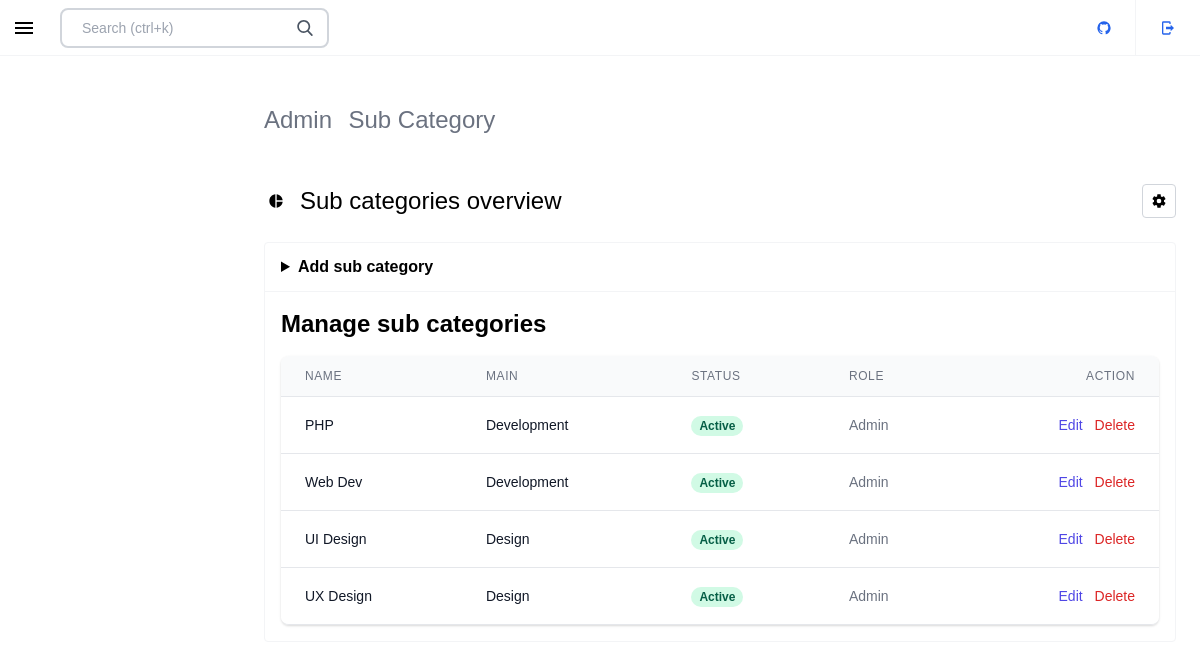
/admin/index.php?sub_cat (signed in), run on the app's committed database.
### tables this page shows
CREATE TABLE `sub_categories` (
  `sub_cat_id` int(11) NOT NULL AUTO_INCREMENT,
  `sub_cat_name` varchar(32) DEFAULT NULL,
  `cat_id` int(11) DEFAULT NULL,
  PRIMARY KEY (`sub_cat_id`),
  KEY `cat_id` (`cat_id`),
  CONSTRAINT `sub_categories_ibfk_1` FOREIGN KEY (`cat_id`) REFERENCES `categories` (`cat_id`) ON DELETE CASCADE
);

CREATE TABLE `categories` (
  `cat_id` int(11) NOT NULL AUTO_INCREMENT,
  `cat_name` varchar(32) DEFAULT NULL,
  `slug` varchar(32) DEFAULT NULL,
  PRIMARY KEY (`cat_id`)
);

### admin/inc/function.php (called while the page is built, shortened)
<?php
function select_sub_categories()
{
    include("inc/connect.php");
    $sel_cat = $con->prepare("select c.cat_name, s.sub_cat_name, s.sub_cat_id from categories c inner join sub_categories s on c.cat_id=s.cat_id");
    $sel_cat->setFetchMode(PDO::FETCH_ASSOC);
    $sel_cat->execute();
    $cats = array();
    while ($row = $sel_cat->fetch()) {
        array_push($cats, array("name" => $row["sub_cat_name"], "id" => $row["sub_cat_id"], "cat_name" => $row["cat_name"]));
    }
    return $cats;
}

### admin/inc/sub_category/sub_category.php (the view, shortened to what this page needs)
<section class="p-6">
    <div class="justify-between items-center block md:flex">
        <div class="flex shrink-0 grow-0 items-center justify-center mb-6 md:mb-0">
            <ul>
                <li class="title-stack-item inline-block pr-3 text-2xl text-gray-500 dark:text-gray-400 last:pr-0 last:font-black last:text-black dark:text-gray-100" data-v-fecf18ac="">Admin</li>
                <li class="title-stack-item inline-block pr-3 text-2xl text-gray-500 dark:text-gray-400 last:pr-0 last:font-black last:text-black dark:text-gray-100" data-v-fecf18ac="">Sub Category</li>
            </ul>
        </div>
    </div>
</section>
<section class="px-0 md:px-6 py-6">
    <section class="px-6 sm:px-0 mb-6 flex items-center justify-between">
        <div class="flex items-center justify-start"><span class="inline-flex justify-center items-center w-6 h-6 mr-3"><svg viewBox="0 0 24 24" width="16" height="16" class="inline-block">
                    <path fill="currentColor" d="M11,2V22C5.9,21.5 2,17.2 2,12C2,6.8 5.9,2.5 11,2M13,2V11H22C21.5,6.2 17.8,2.5 13,2M13,13V22C17.7,21.5 21.5,17.8 22,13H13Z" style="--darkreader-inline-fill:currentColor;" data-darkreader-inline-fill=""></path>
                </svg></span>
            <h1 class="text-2xl">Sub categories overview</h1>
        </div><button class="inline-flex cursor-pointer justify-center items-center whitespace-nowrap focus:outline-none transition-colors focus:ring duration-150 border rounded ring-blue-700 p-1 bg-white text-black border-gray-300 hover:bg-gray-50" type="button"><span class="inline-flex justify-center items-center w-6 h-6"></span>
        </button>
    </section>
    <div class="md:rounded border-gray-100 dark:bg-gray-900/70 bg-white border dark:border-gray-800 mb-6">
        <header class="border-gray-100 flex items-stretch border-b dark:border-gray-800">
            <div class="flex items-center py-3 flex-grow font-bold px-4">
                <details class="w-full">
                    <summary>Add sub category</summary>
                </details>
            </div>
        </header>
        <div class="flex flex-col flex-grow mt-4">
            <div class="flex items-center justify-between px-4">
                <p class="text-2xl font-bold">Manage sub categories</p>
            </div>
            <div class="my-2">
                <div class="py-2 align-middle px-4">
                    <div class="shadow overflow-hidden border-b border-gray-200 sm:rounded-lg">
                        <table class="divide-y divide-gray-200 min-w-full">
                            <thead class="bg-gray-50">
                                <tr>
                                    <th scope="col" class="px-6 py-3 text-left text-xs font-medium text-gray-500 uppercase tracking-wider">Name</th>
                                    <th scope="col" class="px-6 py-3 text-left text-xs font-medium text-gray-500 uppercase tracking-wider">Main</th>
                                    <th scope="col" class="px-6 py-3 text-left text-xs font-medium text-gray-500 uppercase tracking-wider">Status</th>
                                    <th scope="col" class="px-6 py-3 text-left text-xs font-medium text-gray-500 uppercase tracking-wider">Role</th>
                                    <th scope="col" class="px-6 py-3 text-left text-xs font-medium text-gray-500 uppercase tracking-wider text-right">Action</th>
                                </tr>
                            </thead>
                            <tbody class="bg-white divide-y divide-gray-200">
                                <?php
                                $cats = select_sub_categories();
                                foreach ($cats as $cat) {
                                ?>
                                    <tr>
                                        <td class="px-6 py-4 whitespace-nowrap">
                                            <div class="flex items-center">
                                                <div class="text-sm font-medium text-gray-900"> <?php echo $cat['name'] ?> </div>
                                            </div>
                                        </td>
                                        <td class="px-6 py-4 whitespace-nowrap">
                                            <div class="flex items-center">
                                                <div class="text-sm font-medium text-gray-900"> <?php echo $cat['cat_name'] ?> </div>
                                            </div>
                                        </td>
                                        <td class="px-6 py-4 whitespace-nowrap">
                                            <span class="px-2 inline-flex text-xs leading-5 font-semibold rounded-full bg-green-100 text-green-800"> Active </span>
                                        </td>
                                        <td class="px-6 py-4 whitespace-nowrap text-sm text-gray-500">Admin</td>
                                        <td class="px-6 py-4 whitespace-nowrap text-right text-sm font-medium">
                                            <a href="index.php?edit_sub_cat=<?php echo $cat['id'] ?>" class="text-indigo-600 hover:text-indigo-900">Edit</a>
                                            <a href="index.php?del_sub_cat=<?php echo $cat['id'] ?>" class="text-red-600 hover:text-red-900 ml-2">Delete</a>
                                        </td>
                                    </tr>
                                <?php }
                                ?>
                            </tbody>
                        </table>
                    </div>
                </div>
            </div>
        </div>
    </div>
</section>

### admin/css/style.css (style rules this page uses)
* { margin: 0; padding: 0; font-family: 'Lucida Sans', 'Lucida Sans Regular', 'Lucida Grande', 'Lucida Sans Unicode', Geneva, Verdana, sans-serif; }
.text-right { text-align: right; }
summary { cursor: pointer; }

### data on the page
sub_categories: sub_cat_name "PHP", cat.cat_name "Development"
sub_categories: sub_cat_name "Web Dev", cat.cat_name "Development"
sub_categories: sub_cat_name "UI Design", cat.cat_name "Design"
sub_categories: sub_cat_name "UX Design", cat.cat_name "Design"
